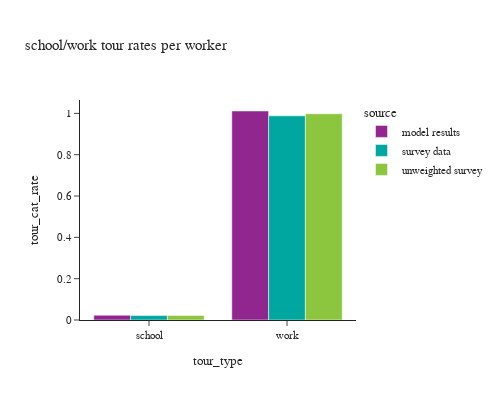
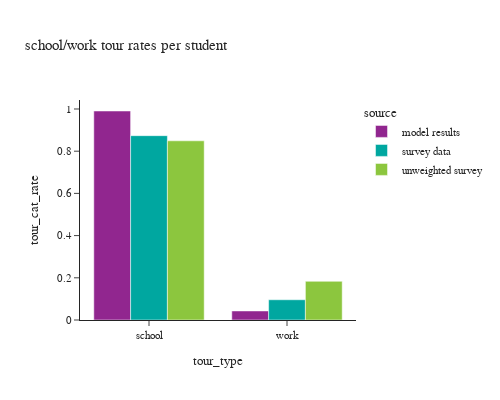

Write notebook code for charts like these, in order.
### Code cell
# worker tour rates
df_plot = w_tour_data.groupby(['source','tour_type'])[['trip_weight_2017_2019']].sum().reset_index(). \
    merge(df_worker_count, how='left', on='source')
df_plot['tour_cat_rate'] = df_plot['trip_weight_2017_2019']/df_plot['hh_weight_2017_2019']

fig = px.bar(df_plot, x="tour_type", y="tour_cat_rate", color="source",barmode="group",
             title="school/work tour rates per worker")
fig.update_layout(height=400, width=500)
fig.show()

df_plot = s_tour_data.groupby(['source','tour_type'])[['trip_weight_2017_2019']].sum().reset_index(). \
    merge(df_student_count, how='left', on='source')
df_plot['tour_cat_rate'] = df_plot['trip_weight_2017_2019']/df_plot['hh_weight_2017_2019']

fig = px.bar(df_plot, x="tour_type", y="tour_cat_rate", color="source",barmode="group",
             title="school/work tour rates per student")
fig.update_layout(height=400, width=500)
fig.show()

### Figure 1 — Plotly figure (JSON) as saved in the notebook; plotly's stock layout.template omitted (floating-point values rounded to 4 significant figures)
{"data": [{"alignmentgroup": "True", "hovertemplate": "source=model results<br>tour_type=%{x}<br>tour_cat_rate=%{y}<extra></extra>", "legendgroup": "model results", "marker": {"color": "#91268F", "pattern": {"shape": ""}}, "name": "model results", "offsetgroup": "model results", "orientation": "v", "showlegend": true, "textposition": "auto", "type": "bar", "x": ["school", "work"], "xaxis": "x", "y": [0.02298, 1.011], "yaxis": "y"}, {"alignmentgroup": "True", "hovertemplate": "source=survey data<br>tour_type=%{x}<br>tour_cat_rate=%{y}<extra></extra>", "legendgroup": "survey data", "marker": {"color": "#00A7A0", "pattern": {"shape": ""}}, "name": "survey data", "offsetgroup": "survey data", "orientation": "v", "showlegend": true, "textposition": "auto", "type": "bar", "x": ["school", "work"], "xaxis": "x", "y": [0.02146, 0.988], "yaxis": "y"}, {"alignmentgroup": "True", "hovertemplate": "source=unweighted survey<br>tour_type=%{x}<br>tour_cat_rate=%{y}<extra></extra>", "legendgroup": "unweighted survey", "marker": {"color": "#8CC63E", "pattern": {"shape": ""}}, "name": "unweighted survey", "offsetgroup": "unweighted survey", "orientation": "v", "showlegend": true, "textposition": "auto", "type": "bar", "x": ["school", "work"], "xaxis": "x", "y": [0.02213, 0.9983], "yaxis": "y"}], "layout": {"barmode": "group", "height": 400, "legend": {"title": {"text": "source"}, "tracegroupgap": 0}, "title": {"text": "school/work tour rates per worker"}, "width": 500, "xaxis": {"anchor": "y", "domain": [0.0, 1.0], "title": {"text": "tour_type"}}, "yaxis": {"anchor": "x", "domain": [0.0, 1.0], "title": {"text": "tour_cat_rate"}}}}

### Figure 2 — Plotly figure (JSON) as saved in the notebook; plotly's stock layout.template omitted (floating-point values rounded to 4 significant figures)
{"data": [{"alignmentgroup": "True", "hovertemplate": "source=model results<br>tour_type=%{x}<br>tour_cat_rate=%{y}<extra></extra>", "legendgroup": "model results", "marker": {"color": "#91268F", "pattern": {"shape": ""}}, "name": "model results", "offsetgroup": "model results", "orientation": "v", "showlegend": true, "textposition": "auto", "type": "bar", "x": ["school", "work"], "xaxis": "x", "y": [0.9905, 0.04289], "yaxis": "y"}, {"alignmentgroup": "True", "hovertemplate": "source=survey data<br>tour_type=%{x}<br>tour_cat_rate=%{y}<extra></extra>", "legendgroup": "survey data", "marker": {"color": "#00A7A0", "pattern": {"shape": ""}}, "name": "survey data", "offsetgroup": "survey data", "orientation": "v", "showlegend": true, "textposition": "auto", "type": "bar", "x": ["school", "work"], "xaxis": "x", "y": [0.8735, 0.09595], "yaxis": "y"}, {"alignmentgroup": "True", "hovertemplate": "source=unweighted survey<br>tour_type=%{x}<br>tour_cat_rate=%{y}<extra></extra>", "legendgroup": "unweighted survey", "marker": {"color": "#8CC63E", "pattern": {"shape": ""}}, "name": "unweighted survey", "offsetgroup": "unweighted survey", "orientation": "v", "showlegend": true, "textposition": "auto", "type": "bar", "x": ["school", "work"], "xaxis": "x", "y": [0.8492, 0.1834], "yaxis": "y"}], "layout": {"barmode": "group", "height": 400, "legend": {"title": {"text": "source"}, "tracegroupgap": 0}, "title": {"text": "school/work tour rates per student"}, "width": 500, "xaxis": {"anchor": "y", "domain": [0.0, 1.0], "title": {"text": "tour_type"}}, "yaxis": {"anchor": "x", "domain": [0.0, 1.0], "title": {"text": "tour_cat_rate"}}}}
